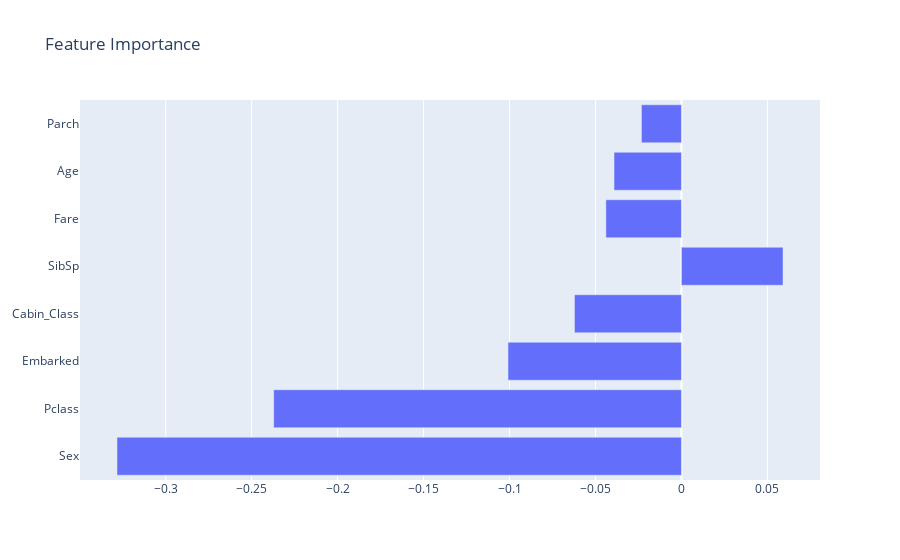

This figure's notebook cell:
### Code cell
iplot(
    local_feature_importance(t, model=model)
)

### Figure 1 — Plotly figure (JSON) as saved in the notebook; plotly's stock layout.template omitted (floating-point values rounded to 4 significant figures)
{"data": [{"name": "feature values", "orientation": "h", "type": "bar", "x": [-0.3283, -0.2372, -0.1009, -0.06222, 0.05908, -0.04394, -0.03921, -0.02327], "y": ["Sex", "Pclass", "Embarked", "Cabin_Class", "SibSp", "Fare", "Age", "Parch"]}], "layout": {"title": {"text": "Feature Importance"}}}
